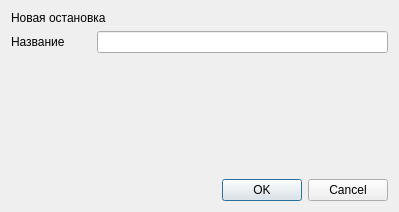
<?xml version="1.0" encoding="UTF-8"?>
<ui version="4.0">
 <class>Dialog</class>
 <widget class="QDialog" name="Dialog">
  <property name="geometry">
   <rect>
    <x>0</x>
    <y>0</y>
    <width>399</width>
    <height>212</height>
   </rect>
  </property>
  <property name="windowTitle">
   <string>Учёт остановок</string>
  </property>
  <layout class="QVBoxLayout" name="verticalLayout_2">
   <item>
    <widget class="QLabel" name="label">
     <property name="sizePolicy">
      <sizepolicy hsizetype="Fixed" vsizetype="Fixed">
       <horstretch>0</horstretch>
       <verstretch>0</verstretch>
      </sizepolicy>
     </property>
     <property name="styleSheet">
      <string notr="true">font: 700 11pt &quot;Segoe UI&quot;;</string>
     </property>
     <property name="text">
      <string>Новая остановка</string>
     </property>
    </widget>
   </item>
   <item>
    <layout class="QVBoxLayout" name="verticalLayout">
     <item>
      <layout class="QHBoxLayout" name="horizontalLayout">
       <item>
        <widget class="QLabel" name="label_2">
         <property name="sizePolicy">
          <sizepolicy hsizetype="Fixed" vsizetype="Preferred">
           <horstretch>200</horstretch>
           <verstretch>0</verstretch>
          </sizepolicy>
         </property>
         <property name="minimumSize">
          <size>
           <width>80</width>
           <height>0</height>
          </size>
         </property>
         <property name="text">
          <string>Название</string>
         </property>
        </widget>
       </item>
       <item>
        <widget class="QLineEdit" name="lineEdit"/>
       </item>
      </layout>
     </item>
    </layout>
   </item>
   <item>
    <spacer name="verticalSpacer">
     <property name="orientation">
      <enum>Qt::Orientation::Vertical</enum>
     </property>
     <property name="sizeHint" stdset="0">
      <size>
       <width>20</width>
       <height>40</height>
      </size>
     </property>
    </spacer>
   </item>
   <item>
    <widget class="QDialogButtonBox" name="buttonBox">
     <property name="orientation">
      <enum>Qt::Orientation::Horizontal</enum>
     </property>
     <property name="standardButtons">
      <set>QDialogButtonBox::StandardButton::Cancel|QDialogButtonBox::StandardButton::Ok</set>
     </property>
    </widget>
   </item>
  </layout>
 </widget>
 <resources/>
 <connections>
  <connection>
   <sender>buttonBox</sender>
   <signal>accepted()</signal>
   <receiver>Dialog</receiver>
   <slot>accept()</slot>
   <hints>
    <hint type="sourcelabel">
     <x>248</x>
     <y>254</y>
    </hint>
    <hint type="destinationlabel">
     <x>157</x>
     <y>274</y>
    </hint>
   </hints>
  </connection>
  <connection>
   <sender>buttonBox</sender>
   <signal>rejected()</signal>
   <receiver>Dialog</receiver>
   <slot>reject()</slot>
   <hints>
    <hint type="sourcelabel">
     <x>316</x>
     <y>260</y>
    </hint>
    <hint type="destinationlabel">
     <x>286</x>
     <y>274</y>
    </hint>
   </hints>
  </connection>
 </connections>
</ui>
